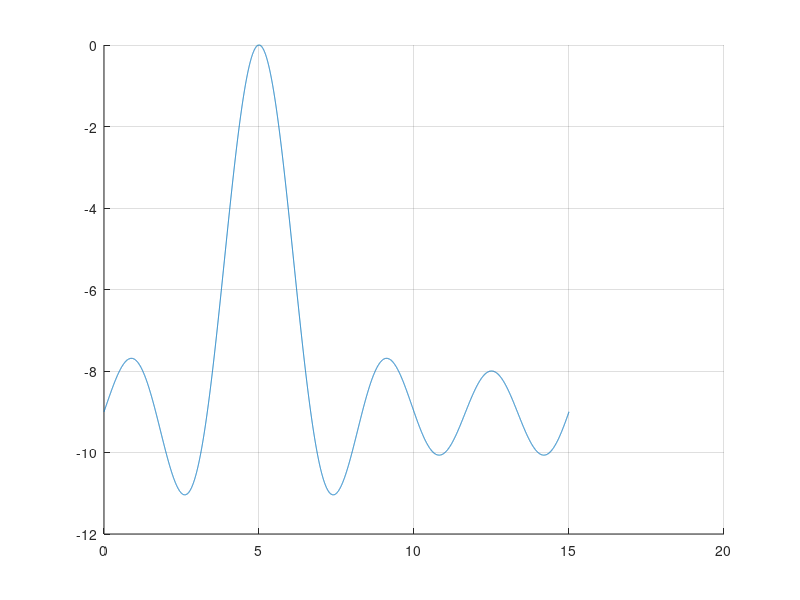

Recreate this plot in MATLAB.


Np = 5;
M = 1;
dT = 1e-3;
lambda = 0.03;

Tscan = 100 * dT;

ut = 5 * 4 * pi / lambda;

u = linspace(0, 15, 10000) * 4 * pi / lambda + 1e-7;

Y1 = sin(Np * dT * (ut - u)/2) ./ sin((ut - u)/2 * dT);
Y2 = sin(M .* Tscan .* (ut - u)/2) ./ sin(Tscan .* (ut - u)/2);
Y3 = cos((ut - u)/2 .* ((Np - 1) * dT + Tscan * (M - 1)));

% figure; plot(u, Y1./max(Y1)); hold on; plot(u, Y2./max(Y2)); 
% 
% figure; hold on; plot(u, Y1.*Y2./max(Y1.*Y2)); hold on; plot(u, Y1.* Y2 .* Y3 ./ max(Y1 .* Y2 .* Y3));

% figure; plot(u, Y1./max(Y1)); 

S = 1*4 * pi / lambda;

% Y4 = Np * exp(-ut^2/(2*S^2)) * M/(2 * pi * S^2);
Y4 = 1;

Y = 2 .* Y1 .* Y2 .* Y3 .* Y4 - 2 * M * Np;
hold on; plot(u*lambda/(4*pi), Y-max(Y)); grid on;
 
% X = sin(Np * (ut - u)/2) ./ sin((ut - u)/2) .* sin(Nscan .* Tscan .* (ut - u)/2) ./ sin(Tscan .* (ut - u)/2)...
%     .* cos((ut - u)/2 .* (Np + Tscan * (M - 1)));
% 
% figure; plot(u, Y./max(Y)); hold on; plot(u, (X./max(X))); grid on;


%% V2


%%
% dT = 1e-3;
% Np = 25*dT;
% M = 3;
% 
% Tscan = 100*dT;
% lambda = 0.03;
% 
% ut = 3 * 4 * pi/lambda;
% 
% u = ut + linspace(-ut, 15*4*pi/lambda-ut, 1000) +  eps;
% % u(u==ut) = ut+eps;
% 
% Y1 = sin(Np * (ut - u)/2 + eps) ./ sin((ut - u)/2 + eps);
% 
% Y2 = sin(M .* Tscan .* (ut - u)/2) ./ sin(Tscan .* (ut - u)/2);
% Y3 = cos((ut - u)/2 .* (Np + 1 + Tscan * (M - 1)));
% 
% % figure; plot(u, Y1./max(Y1)); hold on; plot(u, Y2./max(Y2)); 
% % 
% % figure; hold on; plot(u, Y1.*Y2./max(Y1.*Y2)); hold on; plot(u, Y1.* Y2 .* Y3 ./ max(Y1 .* Y2 .* Y3));
% 
% % figure; plot(u, Y1./max(Y1)); 
% hold on; plot(u*lambda/(4*pi), Y1.* Y2 .* Y3./max(Y1 .* Y2 .* Y3));
% 
% 
